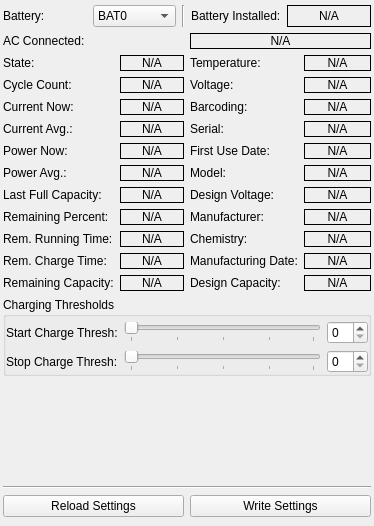
<?xml version="1.0" encoding="UTF-8"?>
<ui version="4.0">
 <class>MainWindow</class>
 <widget class="QMainWindow" name="MainWindow">
  <property name="geometry">
   <rect>
    <x>0</x>
    <y>0</y>
    <width>374</width>
    <height>526</height>
   </rect>
  </property>
  <property name="windowTitle">
   <string>MainWindow</string>
  </property>
  <widget class="QWidget" name="centralwidget">
   <layout class="QVBoxLayout" name="verticalLayout">
    <property name="leftMargin">
     <number>3</number>
    </property>
    <property name="topMargin">
     <number>5</number>
    </property>
    <property name="rightMargin">
     <number>3</number>
    </property>
    <item>
     <layout class="QHBoxLayout" name="horizontalLayout">
      <item>
       <widget class="QLabel" name="label">
        <property name="text">
         <string>Battery:</string>
        </property>
       </widget>
      </item>
      <item>
       <widget class="QComboBox" name="batteryComboBox">
        <item>
         <property name="text">
          <string>BAT0</string>
         </property>
        </item>
        <item>
         <property name="text">
          <string>BAT1</string>
         </property>
        </item>
       </widget>
      </item>
      <item>
       <widget class="Line" name="line">
        <property name="orientation">
         <enum>Qt::Vertical</enum>
        </property>
       </widget>
      </item>
      <item>
       <widget class="QLabel" name="label_2">
        <property name="text">
         <string>Battery Installed:</string>
        </property>
       </widget>
      </item>
      <item>
       <widget class="QLabel" name="installed">
        <property name="frameShape">
         <enum>QFrame::Box</enum>
        </property>
        <property name="frameShadow">
         <enum>QFrame::Plain</enum>
        </property>
        <property name="text">
         <string>N/A</string>
        </property>
        <property name="alignment">
         <set>Qt::AlignCenter</set>
        </property>
       </widget>
      </item>
     </layout>
    </item>
    <item>
     <layout class="QHBoxLayout" name="horizontalLayout_2">
      <item>
       <widget class="QLabel" name="label_25">
        <property name="text">
         <string>AC Connected:</string>
        </property>
       </widget>
      </item>
      <item>
       <widget class="QLabel" name="ac_connected">
        <property name="frameShape">
         <enum>QFrame::Box</enum>
        </property>
        <property name="text">
         <string>N/A</string>
        </property>
        <property name="alignment">
         <set>Qt::AlignCenter</set>
        </property>
       </widget>
      </item>
     </layout>
    </item>
    <item>
     <layout class="QHBoxLayout" name="horizontalLayout_4">
      <item>
       <layout class="QFormLayout" name="formLayout">
        <property name="fieldGrowthPolicy">
         <enum>QFormLayout::AllNonFixedFieldsGrow</enum>
        </property>
        <item row="0" column="0">
         <widget class="QLabel" name="label_3">
          <property name="text">
           <string>State:</string>
          </property>
         </widget>
        </item>
        <item row="1" column="0">
         <widget class="QLabel" name="label_4">
          <property name="text">
           <string>Cycle Count:</string>
          </property>
         </widget>
        </item>
        <item row="2" column="0">
         <widget class="QLabel" name="label_5">
          <property name="text">
           <string>Current Now:</string>
          </property>
         </widget>
        </item>
        <item row="3" column="0">
         <widget class="QLabel" name="label_6">
          <property name="text">
           <string>Current Avg.:</string>
          </property>
         </widget>
        </item>
        <item row="4" column="0">
         <widget class="QLabel" name="label_7">
          <property name="text">
           <string>Power Now:</string>
          </property>
         </widget>
        </item>
        <item row="5" column="0">
         <widget class="QLabel" name="label_8">
          <property name="text">
           <string>Power Avg.:</string>
          </property>
         </widget>
        </item>
        <item row="6" column="0">
         <widget class="QLabel" name="label_9">
          <property name="text">
           <string>Last Full Capacity:</string>
          </property>
         </widget>
        </item>
        <item row="7" column="0">
         <widget class="QLabel" name="label_10">
          <property name="text">
           <string>Remaining Percent:</string>
          </property>
         </widget>
        </item>
        <item row="8" column="0">
         <widget class="QLabel" name="label_11">
          <property name="text">
           <string>Rem. Running Time:</string>
          </property>
         </widget>
        </item>
        <item row="9" column="0">
         <widget class="QLabel" name="label_12">
          <property name="text">
           <string>Rem. Charge Time:</string>
          </property>
         </widget>
        </item>
        <item row="10" column="0">
         <widget class="QLabel" name="label_13">
          <property name="text">
           <string>Remaining Capacity:</string>
          </property>
         </widget>
        </item>
        <item row="0" column="1">
         <widget class="QLabel" name="state">
          <property name="frameShape">
           <enum>QFrame::Box</enum>
          </property>
          <property name="text">
           <string>N/A</string>
          </property>
          <property name="alignment">
           <set>Qt::AlignCenter</set>
          </property>
         </widget>
        </item>
        <item row="1" column="1">
         <widget class="QLabel" name="cycle_count">
          <property name="frameShape">
           <enum>QFrame::Box</enum>
          </property>
          <property name="text">
           <string>N/A</string>
          </property>
          <property name="alignment">
           <set>Qt::AlignCenter</set>
          </property>
         </widget>
        </item>
        <item row="2" column="1">
         <widget class="QLabel" name="current_now">
          <property name="frameShape">
           <enum>QFrame::Box</enum>
          </property>
          <property name="text">
           <string>N/A</string>
          </property>
          <property name="alignment">
           <set>Qt::AlignCenter</set>
          </property>
         </widget>
        </item>
        <item row="3" column="1">
         <widget class="QLabel" name="current_avg">
          <property name="frameShape">
           <enum>QFrame::Box</enum>
          </property>
          <property name="text">
           <string>N/A</string>
          </property>
          <property name="alignment">
           <set>Qt::AlignCenter</set>
          </property>
         </widget>
        </item>
        <item row="4" column="1">
         <widget class="QLabel" name="power_now">
          <property name="frameShape">
           <enum>QFrame::Box</enum>
          </property>
          <property name="text">
           <string>N/A</string>
          </property>
          <property name="alignment">
           <set>Qt::AlignCenter</set>
          </property>
         </widget>
        </item>
        <item row="5" column="1">
         <widget class="QLabel" name="power_avg">
          <property name="frameShape">
           <enum>QFrame::Box</enum>
          </property>
          <property name="text">
           <string>N/A</string>
          </property>
          <property name="alignment">
           <set>Qt::AlignCenter</set>
          </property>
         </widget>
        </item>
        <item row="6" column="1">
         <widget class="QLabel" name="last_full_capacity">
          <property name="frameShape">
           <enum>QFrame::Box</enum>
          </property>
          <property name="text">
           <string>N/A</string>
          </property>
          <property name="alignment">
           <set>Qt::AlignCenter</set>
          </property>
         </widget>
        </item>
        <item row="7" column="1">
         <widget class="QLabel" name="remaining_percent">
          <property name="frameShape">
           <enum>QFrame::Box</enum>
          </property>
          <property name="text">
           <string>N/A</string>
          </property>
          <property name="alignment">
           <set>Qt::AlignCenter</set>
          </property>
         </widget>
        </item>
        <item row="8" column="1">
         <widget class="QLabel" name="remaining_running_time">
          <property name="frameShape">
           <enum>QFrame::Box</enum>
          </property>
          <property name="text">
           <string>N/A</string>
          </property>
          <property name="alignment">
           <set>Qt::AlignCenter</set>
          </property>
         </widget>
        </item>
        <item row="9" column="1">
         <widget class="QLabel" name="remaining_charge_time">
          <property name="frameShape">
           <enum>QFrame::Box</enum>
          </property>
          <property name="text">
           <string>N/A</string>
          </property>
          <property name="alignment">
           <set>Qt::AlignCenter</set>
          </property>
         </widget>
        </item>
        <item row="10" column="1">
         <widget class="QLabel" name="remaining_capacity">
          <property name="frameShape">
           <enum>QFrame::Box</enum>
          </property>
          <property name="text">
           <string>N/A</string>
          </property>
          <property name="alignment">
           <set>Qt::AlignCenter</set>
          </property>
         </widget>
        </item>
       </layout>
      </item>
      <item>
       <layout class="QFormLayout" name="formLayout_2">
        <item row="0" column="0">
         <widget class="QLabel" name="label_24">
          <property name="text">
           <string>Temperature:</string>
          </property>
         </widget>
        </item>
        <item row="10" column="0">
         <widget class="QLabel" name="label_14">
          <property name="text">
           <string>Design Capacity:</string>
          </property>
         </widget>
        </item>
        <item row="9" column="0">
         <widget class="QLabel" name="label_22">
          <property name="text">
           <string>Manufacturing Date:</string>
          </property>
         </widget>
        </item>
        <item row="8" column="0">
         <widget class="QLabel" name="label_20">
          <property name="text">
           <string>Chemistry:</string>
          </property>
         </widget>
        </item>
        <item row="7" column="0">
         <widget class="QLabel" name="label_17">
          <property name="text">
           <string>Manufacturer:</string>
          </property>
         </widget>
        </item>
        <item row="6" column="0">
         <widget class="QLabel" name="label_16">
          <property name="text">
           <string>Design Voltage:</string>
          </property>
         </widget>
        </item>
        <item row="5" column="0">
         <widget class="QLabel" name="label_18">
          <property name="text">
           <string>Model:</string>
          </property>
         </widget>
        </item>
        <item row="4" column="0">
         <widget class="QLabel" name="label_23">
          <property name="text">
           <string>First Use Date:</string>
          </property>
         </widget>
        </item>
        <item row="3" column="0">
         <widget class="QLabel" name="label_21">
          <property name="text">
           <string>Serial:</string>
          </property>
         </widget>
        </item>
        <item row="2" column="0">
         <widget class="QLabel" name="label_19">
          <property name="text">
           <string>Barcoding:</string>
          </property>
         </widget>
        </item>
        <item row="1" column="0">
         <widget class="QLabel" name="label_15">
          <property name="text">
           <string>Voltage:</string>
          </property>
         </widget>
        </item>
        <item row="10" column="1">
         <widget class="QLabel" name="design_capacity">
          <property name="frameShape">
           <enum>QFrame::Box</enum>
          </property>
          <property name="text">
           <string>N/A</string>
          </property>
          <property name="alignment">
           <set>Qt::AlignCenter</set>
          </property>
         </widget>
        </item>
        <item row="9" column="1">
         <widget class="QLabel" name="manufacturing_date">
          <property name="frameShape">
           <enum>QFrame::Box</enum>
          </property>
          <property name="text">
           <string>N/A</string>
          </property>
          <property name="alignment">
           <set>Qt::AlignCenter</set>
          </property>
         </widget>
        </item>
        <item row="8" column="1">
         <widget class="QLabel" name="chemistry">
          <property name="frameShape">
           <enum>QFrame::Box</enum>
          </property>
          <property name="text">
           <string>N/A</string>
          </property>
          <property name="alignment">
           <set>Qt::AlignCenter</set>
          </property>
         </widget>
        </item>
        <item row="7" column="1">
         <widget class="QLabel" name="manufacturer">
          <property name="frameShape">
           <enum>QFrame::Box</enum>
          </property>
          <property name="text">
           <string>N/A</string>
          </property>
          <property name="alignment">
           <set>Qt::AlignCenter</set>
          </property>
         </widget>
        </item>
        <item row="6" column="1">
         <widget class="QLabel" name="design_voltage">
          <property name="frameShape">
           <enum>QFrame::Box</enum>
          </property>
          <property name="text">
           <string>N/A</string>
          </property>
          <property name="alignment">
           <set>Qt::AlignCenter</set>
          </property>
         </widget>
        </item>
        <item row="5" column="1">
         <widget class="QLabel" name="model">
          <property name="frameShape">
           <enum>QFrame::Box</enum>
          </property>
          <property name="text">
           <string>N/A</string>
          </property>
          <property name="alignment">
           <set>Qt::AlignCenter</set>
          </property>
         </widget>
        </item>
        <item row="4" column="1">
         <widget class="QLabel" name="first_use_date">
          <property name="frameShape">
           <enum>QFrame::Box</enum>
          </property>
          <property name="text">
           <string>N/A</string>
          </property>
          <property name="alignment">
           <set>Qt::AlignCenter</set>
          </property>
         </widget>
        </item>
        <item row="3" column="1">
         <widget class="QLabel" name="serial">
          <property name="frameShape">
           <enum>QFrame::Box</enum>
          </property>
          <property name="text">
           <string>N/A</string>
          </property>
          <property name="alignment">
           <set>Qt::AlignCenter</set>
          </property>
         </widget>
        </item>
        <item row="2" column="1">
         <widget class="QLabel" name="barcoding">
          <property name="frameShape">
           <enum>QFrame::Box</enum>
          </property>
          <property name="text">
           <string>N/A</string>
          </property>
          <property name="alignment">
           <set>Qt::AlignCenter</set>
          </property>
         </widget>
        </item>
        <item row="1" column="1">
         <widget class="QLabel" name="voltage">
          <property name="frameShape">
           <enum>QFrame::Box</enum>
          </property>
          <property name="text">
           <string>N/A</string>
          </property>
          <property name="alignment">
           <set>Qt::AlignCenter</set>
          </property>
         </widget>
        </item>
        <item row="0" column="1">
         <widget class="QLabel" name="temperature">
          <property name="frameShape">
           <enum>QFrame::Box</enum>
          </property>
          <property name="text">
           <string>N/A</string>
          </property>
          <property name="alignment">
           <set>Qt::AlignCenter</set>
          </property>
         </widget>
        </item>
       </layout>
      </item>
     </layout>
    </item>
    <item>
     <widget class="QGroupBox" name="groupBox">
      <property name="title">
       <string>Charging Thresholds</string>
      </property>
      <layout class="QVBoxLayout" name="verticalLayout_3">
       <property name="leftMargin">
        <number>0</number>
       </property>
       <property name="topMargin">
        <number>4</number>
       </property>
       <property name="rightMargin">
        <number>0</number>
       </property>
       <property name="bottomMargin">
        <number>0</number>
       </property>
       <item>
        <layout class="QHBoxLayout" name="horizontalLayout_6">
         <item>
          <widget class="QLabel" name="label_49">
           <property name="text">
            <string>Start Charge Thresh:</string>
           </property>
          </widget>
         </item>
         <item>
          <widget class="QSlider" name="start_charge_slider">
           <property name="orientation">
            <enum>Qt::Horizontal</enum>
           </property>
           <property name="tickPosition">
            <enum>QSlider::TicksBelow</enum>
           </property>
           <property name="tickInterval">
            <number>25</number>
           </property>
          </widget>
         </item>
         <item>
          <widget class="QSpinBox" name="start_charge_spinbox"/>
         </item>
        </layout>
       </item>
       <item>
        <layout class="QHBoxLayout" name="horizontalLayout_5">
         <item>
          <widget class="QLabel" name="label_50">
           <property name="text">
            <string>Stop Charge Thresh:</string>
           </property>
          </widget>
         </item>
         <item>
          <widget class="QSlider" name="stop_charge_slider">
           <property name="minimum">
            <number>1</number>
           </property>
           <property name="maximum">
            <number>100</number>
           </property>
           <property name="orientation">
            <enum>Qt::Horizontal</enum>
           </property>
           <property name="tickPosition">
            <enum>QSlider::TicksBelow</enum>
           </property>
           <property name="tickInterval">
            <number>25</number>
           </property>
          </widget>
         </item>
         <item>
          <widget class="QSpinBox" name="stop_charge_spinbox"/>
         </item>
        </layout>
       </item>
      </layout>
     </widget>
    </item>
    <item>
     <spacer name="verticalSpacer">
      <property name="orientation">
       <enum>Qt::Vertical</enum>
      </property>
      <property name="sizeHint" stdset="0">
       <size>
        <width>20</width>
        <height>40</height>
       </size>
      </property>
     </spacer>
    </item>
    <item>
     <widget class="Line" name="line_2">
      <property name="orientation">
       <enum>Qt::Horizontal</enum>
      </property>
     </widget>
    </item>
    <item>
     <layout class="QHBoxLayout" name="horizontalLayout_7">
      <item>
       <widget class="QPushButton" name="btn_reload">
        <property name="text">
         <string>Reload Settings</string>
        </property>
       </widget>
      </item>
      <item>
       <widget class="QPushButton" name="btn_write">
        <property name="text">
         <string>Write Settings</string>
        </property>
       </widget>
      </item>
     </layout>
    </item>
   </layout>
  </widget>
 </widget>
 <resources/>
 <connections/>
</ui>
